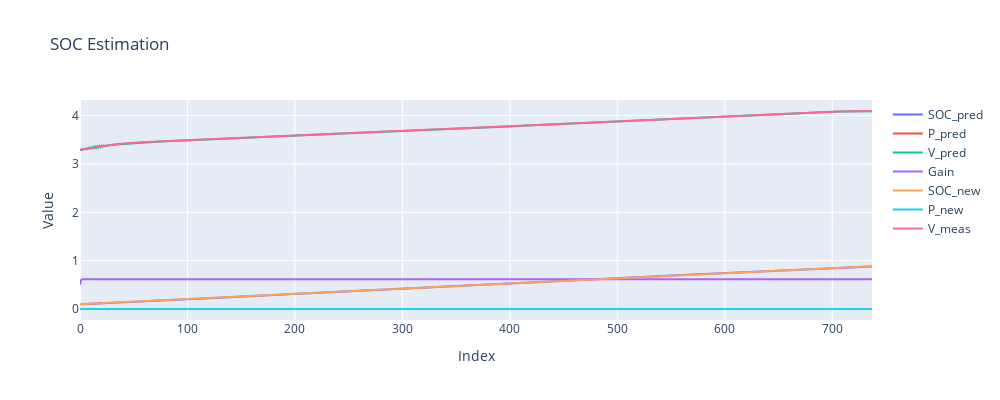

The code cell stored with this chart in its notebook:
### Code cell
others_to_plot = []
for k,v in soc_by_KF["other"].items():
    try:
        v = [arr.item() for arr in v]
    except: pass
    others_to_plot.append({"label":k, "data":v})
create_single_fig_line_plot(others_to_plot[1:], others_to_plot[0], "SOC Estimation")

### Figure 1 — Plotly figure (JSON) as saved in the notebook; plotly's stock layout.template omitted (floating-point values rounded to 4 significant figures; data arrays with more than 128 entries replaced by an {"elided": "..."} marker saying what was removed)
{"data": [{"mode": "lines", "name": "SOC_pred", "type": "scatter", "x": {"elided": "738 int values"}, "y": {"elided": "738 float values"}}, {"mode": "lines", "name": "P_pred", "type": "scatter", "x": {"elided": "738 int values"}, "y": {"elided": "738 float values"}}, {"mode": "lines", "name": "V_pred", "type": "scatter", "x": {"elided": "738 int values"}, "y": {"elided": "738 float values"}}, {"mode": "lines", "name": "Gain", "type": "scatter", "x": {"elided": "738 int values"}, "y": {"elided": "738 float values"}}, {"mode": "lines", "name": "SOC_new", "type": "scatter", "x": {"elided": "738 int values"}, "y": {"elided": "738 float values"}}, {"mode": "lines", "name": "P_new", "type": "scatter", "x": {"elided": "738 int values"}, "y": {"elided": "738 float values"}}, {"mode": "lines", "name": "V_meas", "type": "scatter", "x": {"elided": "738 int values"}, "y": {"elided": "738 float values"}}], "layout": {"height": 400, "showlegend": true, "title": {"text": "SOC Estimation"}, "width": 1000, "xaxis": {"title": {"text": "Index"}}, "yaxis": {"title": {"text": "Value"}}}}
